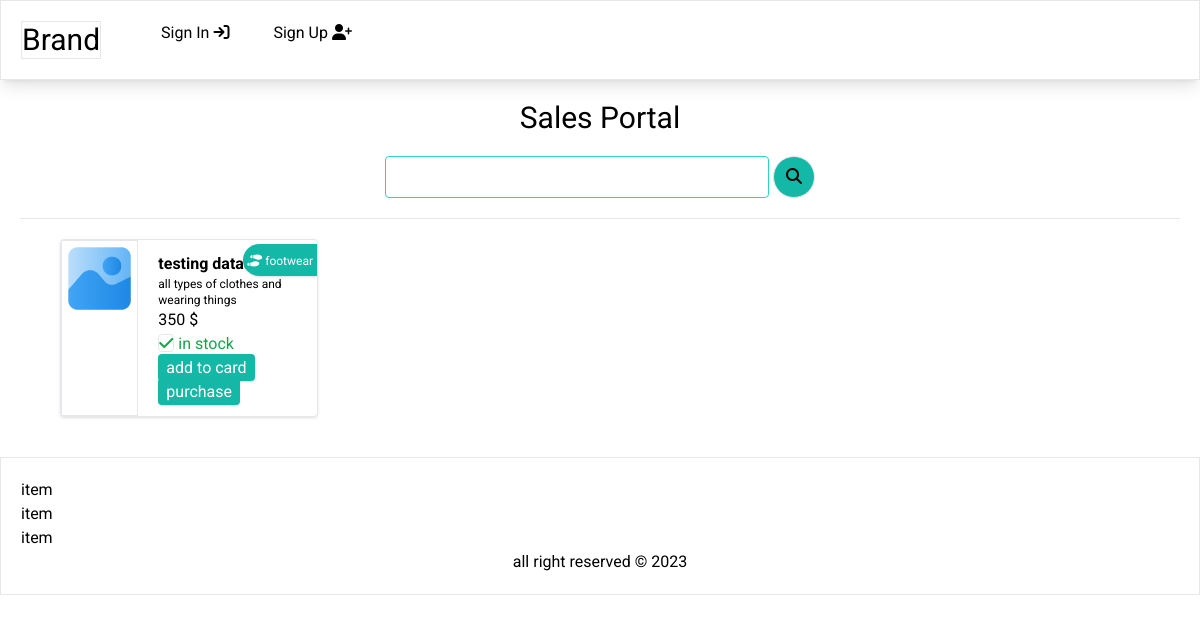
The page /store/sales/ on the database its author committed.
### store/models.py (models this page shows, shortened)
class Product(models.Model):
    category = models.ForeignKey(Category, on_delete=models.CASCADE)
    name = models.CharField(max_length=100)
    description = models.CharField(max_length=200)
    price = models.IntegerField(default=0)
    bulk_price = models.IntegerField(default=0)
    quantity = models.IntegerField(default=0)
    rate = models.FloatField(default=0)
    mfd = models.DateField(null=True, blank=True)
    expd = models.DateField(null=True, blank=True)
    profit = models.IntegerField(default=0)
    stock = models.IntegerField(default=0)
    image = models.ImageField(default='default.jpg', upload_to='item_images')

class Category(models.Model):
    name = models.CharField(max_length=50)
    description = models.CharField(max_length=200)
    def __str__(self):
        return self.name

### store/views.py (the view)
# urls.py: path('sales/', views.sales, name='sales'),
def sales(request):
    product = Product.objects.select_related('category')
    context = {'product':product}
    return render(request, 'sales.html',context)

### store/templates/sales.html (shortened to what this page needs)
{% extends 'main/base.html' %}
{% load static %}
{% block content %}
<div class="sales">
    <div class="grid lg:grid-row-2 m-5">
        <div class="">
        <h1 class="text-3xl text-center">Sales Portal</h1>
        <div class="flex justify-center">
        <form action="" method="POST" class="my-5">
            <input type="text" class="py-2 rounded border border-teal-400 w-96">
            <button class="rounded-full border bg-teal-500 hover:bg-teal-700 hover:text-white px-3 py-2"><i class="fa-solid fa-magnifying-glass"></i></button>
        </form>
        </div>
    </div>
        <hr>
    <div class="mx-10 my-5">
        <div class="grid grid-cols-4 gap-4">
                {% for item in product %}
                <div class="card rounded shadow border">
                    <div class="grid grid-cols-3">
                        <div class="avatar border mr-2">
                            <img src="{{item.image.url}}" class="w-96 h-50 rounded-l" alt="">
                        </div>
                        <div class="details p-3 w-full col-span-2 relative">
                            <p class="font-bold inline-block">{{item.name}}</p>
                            <span class="absolute right-0 top-0 p-1 bg-teal-500 rounded-l-full mt-1 shadow">
                                {% if item.category.id == 3 %}
                                    <p class="m-0 p-0 inline-block text-white text-xs"><i class="fa-solid fa-plate-wheat"></i>&nbsp;{{item.category}}</p>
                                {% elif item.category.id == 2 %}
                                    <p class="m-0 p-0 inline-block text-white text-xs"><i class="fa-solid fa-shoe-prints"></i>&nbsp;{{item.category}}</p>
                                    {% elif item.category.id == 1 %}
                                    <p class="m-0 p-0 inline-block text-white text-xs"><i class="fa-solid fa-shirt"></i>&nbsp;{{item.category}}</p>
                                {% endif %}
                            </span>
                            <p class="text-xs">{{item.description}}</p>
                            <p>{{item.price}} $</p>
                            {% if item.stock %}
                                <p class="text-green-600"><i class="fa-solid fa-check border rounded"></i>&nbsp;in stock</p>
                            {% else %}
                                <p class="text-red-500">out of stock</p>
                            {% endif %}
                            <a class="bg-teal-500 text-white py-1 px-2 rounded shadow hover:bg-teal-700 hover:font-bold" href="">add to card</a>
                            <a class="bg-teal-500 text-white py-1 px-2 rounded shadow hover:bg-teal-700 hover:font-bold" href="{% url 'store:dispatch' item.id %}">purchase</a>
                        </div>
                    </div>
                </div>
                {% endfor %}
        </div>
    </div>
</div>
{% endblock content %}

### store/static/css/style.css (style rules this page uses)
* { font-family: 'Roboto','AR One Sans','Montserrat','Open Sans', sans-serif; }

### rows shown on the page
Product: image (placeholder picture), name "testing dataset", category "footwear", description "all types of clothes and wearing things", price "350", stock "in stock"
